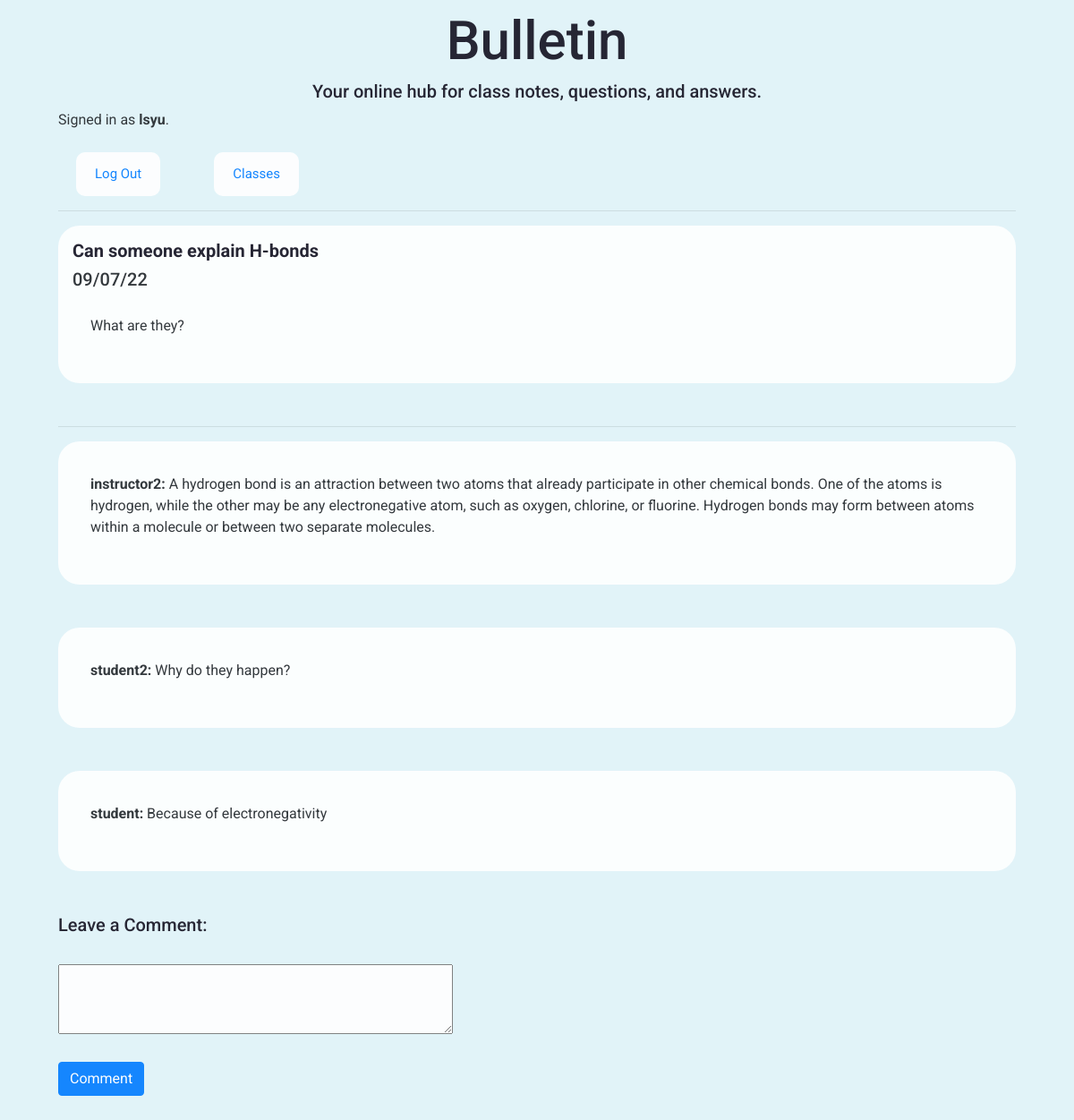
The app's page /post/8 (signed in) with its own data.
### bulletinapp/models.py (models this page shows, shortened)
class User(AbstractUser):
    def __str__(self):
        return self.username

class Post(models.Model):
    which_class = models.ForeignKey(Class, on_delete=models.CASCADE, related_name="posts")
    title = models.CharField(max_length=100)
    text = models.CharField(max_length=15000)
    poster = models.ForeignKey(UserProfile, on_delete=models.CASCADE, related_name="posts")
    date = models.CharField(max_length=10)
    post_id = models.AutoField(primary_key=True)

class Comment(models.Model):
    auto_increment_id = models.AutoField(primary_key=True)
    text = models.TextField(max_length=500)
    post = models.ForeignKey(to=Post, on_delete=models.CASCADE, related_name="comments")
    commenter = models.ForeignKey(to=UserProfile, on_delete=models.CASCADE, related_name="comments")

class UserProfile(models.Model):
    is_student = models.BooleanField(default=True)
    is_instructor = models.BooleanField(default=False)
    user = models.OneToOneField(User, on_delete=models.CASCADE, primary_key=True)
    def __str__(self):
        return str(self.user)

### bulletinapp/views.py (the view)
# urls.py: path("post/<int:post_id>", views.post, name="post"),
def post(request, post_id):
    if request.method == "POST":
        form = CommentForm(request.POST)
        if form.is_valid():
            text = form.cleaned_data["text"]
            commenter = get_object_or_404(UserProfile, pk=request.user)
            post = get_object_or_404(Post, post_id=post_id)
            comment = Comment(text=text, commenter=commenter, post=post)
            comment.save()
        else:
            for field in form:
                print("Field Error:", field.name,  field.errors)
            return HttpResponse("Failed to submit comment")
        return HttpResponseRedirect(reverse("post", args=[post_id]))
    else:
        post = get_object_or_404(Post, post_id=post_id)
        comment = CommentForm()
        comments = Comment.objects.filter(post=post)
        return render(request, "bulletin/post.html", {
            'post': post,
            'comment': comment,
            'comments':comments
        })

### bulletinapp/views.py
class CommentForm(forms.ModelForm):
    class Meta:
        model = Comment
        fields = ['text']
        widgets = {
            'text': forms.Textarea(attrs={
            'rows': 5,
            'class': 'form-item'
            })
         }
        labels = {
            "text": mark_safe('Text <br>')
        }

### bulletinapp/templates/bulletin/post.html (shortened to what this page needs)
{% extends "bulletin/layout.html" %}
{% block body %}
<div class="container">
<div class="card">
<h4><strong>  {{post.title}}</strong></h4>
<h5>  {{post.date}}</h5>
<p>  {{post.text}}</p>
</div>
<hr>
{% for comment in comments %}
<div class="card" id="comment-card">
<p><strong>{{comment.commenter}}:</strong>   {{comment.text}}</p>
</div>
{% endfor %}
    <form method="POST" id="commentform">
            <h4>Leave a Comment:</h4>
            <br>
            <textarea class="form-item" name="text" rows="3" cols="50" form="commentform" maxlength="1500" id="textarea"></textarea>
            <br>
            <br>
            <input type="submit" value="Comment" class="btn btn-primary">
    </form>
</div>
{% endblock %}

### bulletinapp/templates/bulletin/layout.html (shortened to what this page needs)
{% load static %}
<!DOCTYPE html>
<html lang="en">
    <head>
        <link rel="stylesheet" href="https://stackpath.bootstrapcdn.com/bootstrap/4.4.1/css/bootstrap.min.css">
        <link href="{% static 'bulletin/styles.css' %}" rel="stylesheet">
    </head>
    <body>
        <div class="container">
        <h1>Bulletin</h1>
        <h3>Your online hub for class notes, questions, and answers.</h3>
        <div>
            {% if user.is_authenticated %}
                Signed in as <strong>{{ user.username }}</strong>.
            {% else %}
                Not signed in.
            {% endif %}
        </div>
        <br>
        <div id="menu">
        <ul class="nav">
            {% if user.is_authenticated %}
                <li class="nav-item1">
                    <a class="nav-link" href="{% url 'logout' %}">Log Out</a>
                </li>
                <li class="nav-item2">
                    <a class="nav-link" href="{% url 'index' %}">Classes</a>
                </li>
            {% endif %}
        </ul>
        </div>
        <hr>
        </div>
        {% block body %}
        {% endblock %}
    </body>
</html>

### bulletinapp/static/bulletin/styles.css (style rules this page uses)
body { padding: 10px; background-color:#e1f3f8; opacity:0.9; padding-left: 50px; padding-right: 50px; padding-bottom: 50px; font-family:'Roboto', sans-serif; }
h1 { color:#12101f;font-size:60px; text-align:center; }
h3 { color:#12101f;font-size:20px; text-align:center; }
h4 { color:#12101f;font-size:20px; text-align:left; }
.nav-item1 { background-color:white; border: none; color: white; font-size:15px; padding: 5px 5px; text-align: center; text-decoration: none; margin-right: 50px; margin-left:20px; cursor: pointer; border-radius: 10px; }
.nav-item2 { background-color:white; border: none; color: white; font-size:15px; padding: 5px 5px; text-align: center; text-decoration: none; margin-right:50px; margin-left:10px; cursor: pointer; border-radius: 10px; }
.form-item { font-size: 16px; }
p { padding: 20px; }
.card { border-radius: 1.5rem; background-color: #fffffff7; border: 1px solid rgba(255, 255, 255, 0.669); margin-bottom: 3rem; padding:15px; }

### records on screen
User: username "lsyu"
Post: title "Can someone explain H-bonds", date "09/07/22", text "What are they?"
Comment: commenter "instructor2", text "A hydrogen bond is an attraction between two atoms that already participate in other chemical bonds. One of the atoms is hydrogen, while the other may be any electronegative atom, such as oxygen, chlorine, or fluorine. Hydrogen bonds may form between atoms within a molecule or between two separate molecules."
Comment: commenter "student2", text "Why do they happen?"
Comment: commenter "student", text "Because of electronegativity"
